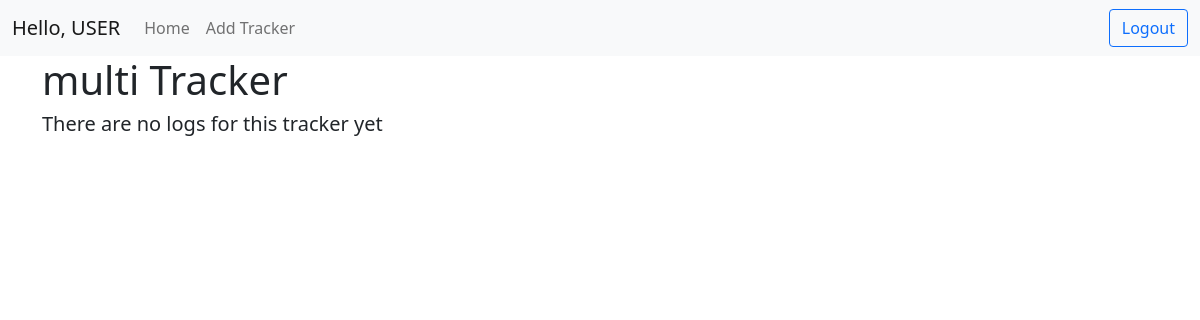
Page /tracker/2/overview on the earlier database version.
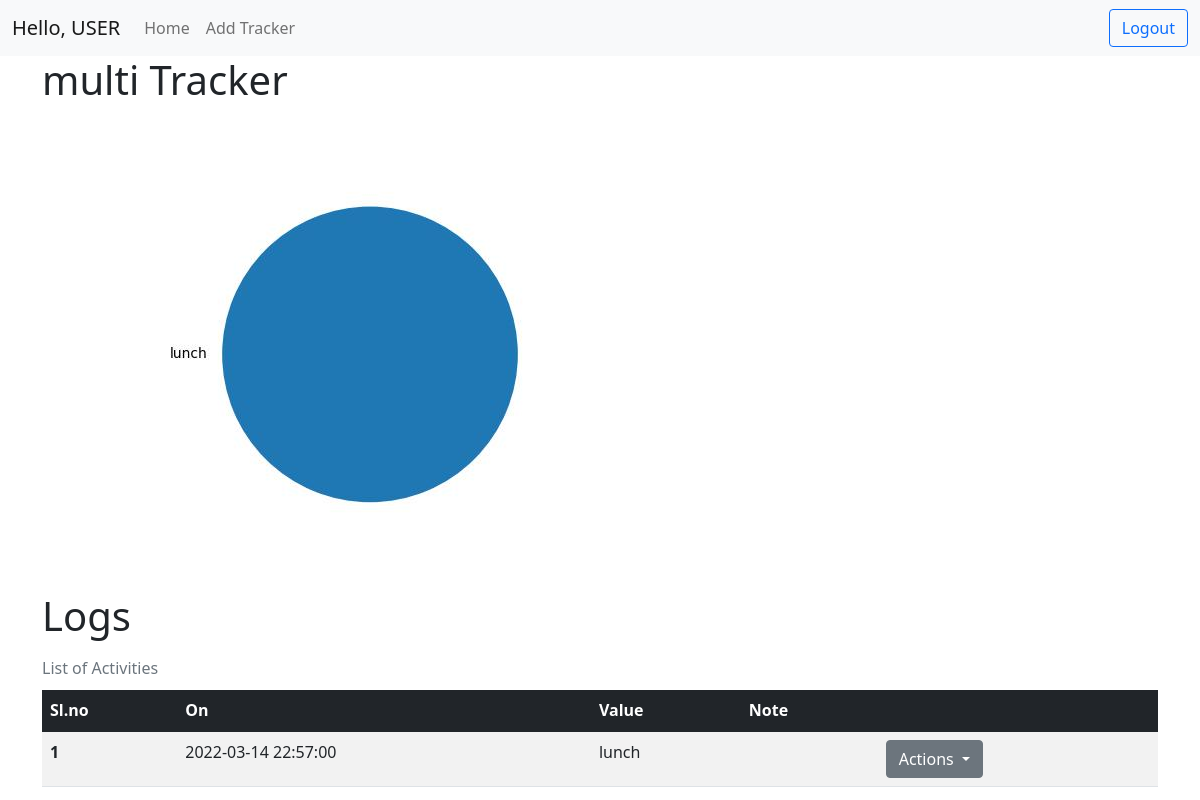
Same page on the later database version.
### application/models.py (models this page shows)
class Tracker(db.Model):
    __tablename__ = "tracker"
    id = db.Column(db.Integer, primary_key=True, autoincrement=True)
    name = db.Column(db.String, nullable=False)
    description = db.Column(db.String)
    type = db.Column(db.Integer, nullable=False)
    settings = db.Column(db.String)
    user_id = db.Column(db.Integer, nullable=False)

class Activity(db.Model):
    __tablename__ = "activity"
    id = db.Column(db.Integer, primary_key=True, autoincrement=True)
    timestamp = db.Column(db.DateTime, nullable=False)
    value = db.Column(db.String, nullable=False)
    note = db.Column(db.String, nullable=False)
    tracker_id = db.Column(db.Integer, db.ForeignKey("tracker.id"), nullable=False)

### app.py (the view)
@app.route("/tracker/<int:tid>/overview", methods=["GET"])
def tracker_overview(tid):
    if request.method == "GET":
        tracker, activities = getTrackerData(tid)
        return render_template(
            "tracker_overview.html",
            tracker=tracker,
            activities=activities,
            base64Img=getBase64ImgStr(tracker, activities),
        )

### app.py (called while the page is built)
@app.after_request
def after_request(response):
    header = response.headers
    header["Access-Control-Allow-Origin"] = "*"
    return response

@app.after_request
def after_request(response):
    header = response.headers
    header["Access-Control-Allow-Origin"] = "*"
    return response

def getTracker(tid):
    tracker = Tracker.query.filter(Tracker.id == tid).first()
    return tracker

def getTrackerData(tid):
    tracker = getTracker(tid)
    activities = (
        db.session.query(Activity)
        .filter(Activity.tracker_id == tid)
        .order_by(Activity.timestamp)
        .all()
    )
    return tracker, activities

def getBase64ImgStr(tracker, activities):
    if len(activities) > 0:
        plt.figure()
        if tracker.type == TRACKERTYPE.Numeric.value:
            return getBase64LineChartImg(activities)
        elif tracker.type == TRACKERTYPE.Multi.value:
            return getBase64PieChart(activities)
        elif tracker.type == TRACKERTYPE.Time_Duration.value:
            return getBase64BarChart(activities)
        elif tracker.type == TRACKERTYPE.Bool.value:
            return getBase64BoolBarChart(activities)

def getBase64PieChart(activities):
    y = {}
    total = 0
    for a in activities:
        for opt in a.value.split(","):
            total += 1
            if opt not in y.keys():
                y[opt] = 0
            y[opt] += 1
    perc = [y[k] / total for k in y.keys()]
    keys = y.keys()
    plt.pie(perc, labels=keys)
    return getBase64Img()

def getBase64Img():
    my_stringIObytes = io.BytesIO()
    plt.savefig(my_stringIObytes, format="jpg")
    my_stringIObytes.seek(0)
    imgStr = base64.b64encode(my_stringIObytes.read())
    return imgStr.decode()

### templates/tracker_overview.html (shortened to what this page needs)
<!DOCTYPE html>
<html>
{% include './head_content.html' %}
<body>
    {% include './navbar.html' %}
    <div class="container">
        <h1>{{ tracker.name }} Tracker</h1>
        {% if base64Img %}
        <div id="chart">
            <img />
        </div>
        <h1>Logs</h1>
        <table class="table table-striped table-hover caption-top">
            <caption>List of Activities</caption>
            <thead class="table-dark">
                <tr>
                    <th scope="col">Sl.no</th>
                    <th scope="col">On</th>
                    <th scope="col">Value</th>
                    <th scope="col">Note</th>
                    <th scope="col"></th>
                </tr>
            </thead>
            <tbody>
                {% for a in activities %}
                <tr>
                    <th scope="row"> {{ loop.index }}</th>
                    <td>{{ a.timestamp }}</td>
                    <td>
                        {%if tracker.type == 3%}
                        {% set timevalues = a.value.split(',') %}
                        {{timevalues[0]}} Hrs {{timevalues[1]}} Min {{timevalues[2]}} Sec
                        {%elif tracker.type == 4%}
                            {% if a.value == '1' %}
                                Yes
                            {% else %}
                                No
                            {% endif %}
                        {% else %}
                        {{ a.value }}
                        {% endif %}
                    </td>
                    <td>{{ a.note }}</td>
                    <td>
                        <div class="dropdown">
                            <a class="btn btn-secondary dropdown-toggle" href="#" role="button" id="dropdownMenuLink"
                                data-bs-toggle="dropdown" aria-expanded="false">
                                Actions
                            </a>
                        </div>
                    </td>
                </tr>
                {% endfor %}
            </tbody>
        </table>
        {% else %}
        <h5>There are no logs for this tracker yet</h5>
        {% endif %}
    </div>
</body>
</html>

### templates/head_content.html (shortened to what this page needs)
<head>
    <link href="https://cdn.jsdelivr.net/npm/bootstrap@5.1.3/dist/css/bootstrap.min.css" rel="stylesheet"
>
    <link rel="stylesheet" type="text/css" href="{{ url_for('static', filename='style.css') }}" />
</head>

### templates/navbar.html (shortened to what this page needs)
<nav class="navbar sticky-top navbar-expand-lg navbar-light bg-light">
    <div class="container-fluid">
      <a class="navbar-brand" href="/">Hello, USER</a>
      <div class="collapse navbar-collapse" id="navbarText">
        <ul class="navbar-nav me-auto mb-2 mb-lg-0">
          <li class="nav-item">
            <a class="nav-link" aria-current="page" href="/">Home</a>
          </li>
          <li class="nav-item">
            <a class="nav-link" href="/tracker/create">Add Tracker</a>
          </li>
        </ul>
        <form action="/logout" method="GET">
            <button class="btn btn-outline-primary" type="submit">Logout</button>
        </form>
      </div>
    </div>
  </nav>

Differences in the rows shown:
added Activity: timestamp "2022-03-14 22:57:00", value "lunch"
Other differences:
text no longer shown: "There are no logs for this tracker yet"
text now shown: "Logs List of Activities Sl.no On Value Note"
